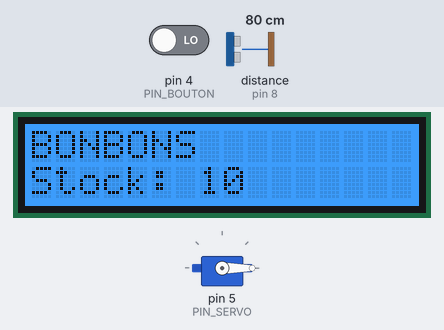
The program below on a simulated Arduino Uno, built with avr-gcc and run on an emulated ATmega328P. Parts: servo, 16×2 character LCD. Wiring (inferred from the names in the program): ultrasonic range finder: trigger pin 7; echo pin 8. Inputs (shaded band) come from the test bench; at power-on: distance to the obstacle (sensor on pin 8) 80 cm, pin 4 (PIN_BOUTON) LOW. The echo pulse lasts 58.3 µs per cm.

Above: at 1.2 s.
1.3 s: distance to the obstacle (sensor on pin 8) set to 2 cm
At 1.9 s:
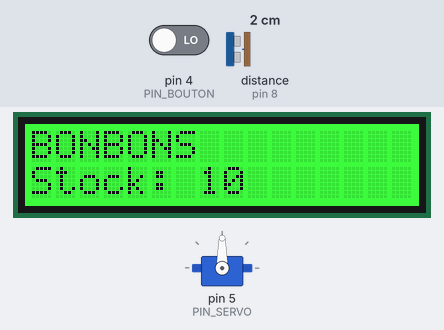
4.2 s: distance to the obstacle (sensor on pin 8) set to 9 cm
At 4.9 s:
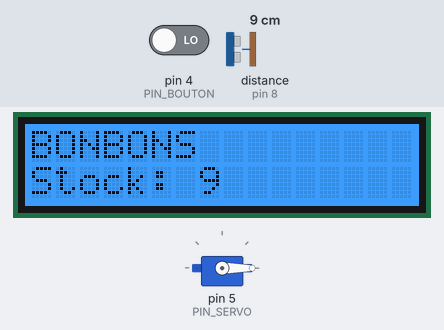
5.7 s: distance to the obstacle (sensor on pin 8) set to 5 cm
At 6.91 s:
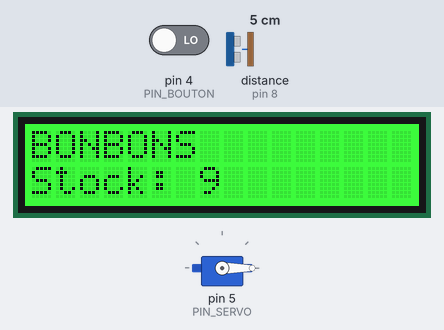
8.2 s: distance to the obstacle (sensor on pin 8) set to 18 cm
At 8.8 s:
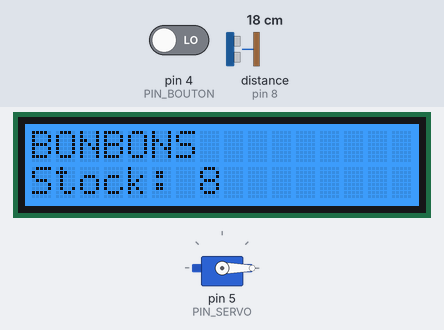
Timing chart, 0 to 10.7 s (numbered marks = the images above; inputs shaded):
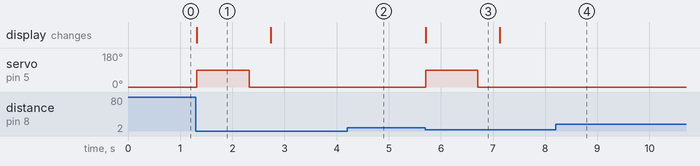

The program:

main.cpp
```cpp
#include <Arduino.h>// c'est pour que l'IDE Arduino reconnaisse le code comme un sketch Arduino
#include <Wire.h>
#include <Servo.h>
#include "rgb_lcd.h"

// Capteur ultrasons HC-SR04
#define PIN_TRIG    7
#define PIN_ECHO    8

// Bouton Grove v1.3
#define PIN_BOUTON  4

// Servomoteur
#define PIN_SERVO   5

#define DISTANCE_SEUIL_CM 5
#define STOCK_INITIAL     10

rgb_lcd lcd; //c'est l'objet qui représente l'écran LCD RGB
Servo pushServo; //c'est l'objet qui représente le servomoteur

int stock = STOCK_INITIAL;

long mesurerDistanceCm() {
  digitalWrite(PIN_TRIG, LOW);
  delayMicroseconds(2);
  digitalWrite(PIN_TRIG, HIGH);
  delayMicroseconds(10);
  digitalWrite(PIN_TRIG, LOW);

  long duree = pulseIn(PIN_ECHO, HIGH, 30000);
  if (duree == 0) return 999;
  return duree * 0.034 / 2;
}

void majEcran() {
  lcd.clear();
  lcd.setCursor(0, 0);
  lcd.print("BONBONS");

  lcd.setCursor(0, 1);
  if (stock > 0) {
    lcd.print("Stock: ");
    lcd.print(stock);
  } else {
    lcd.print("VIDE !");
  }
}

void setup() {
  pinMode(PIN_TRIG, OUTPUT);
  pinMode(PIN_ECHO, INPUT);
  pinMode(PIN_BOUTON, INPUT);

  pushServo.attach(PIN_SERVO);
  pushServo.write(0);

  // Initialisation du LCD (16 colonnes, 2 lignes)
  lcd.begin(16, 2);
  // Couleur du rétroéclairage (Rouge, Vert, Bleu)
  lcd.setRGB(0, 128, 255);

  majEcran();
}

void loop() {
  // Réarmement du stock avec le bouton
  if (digitalRead(PIN_BOUTON) == HIGH) {
    stock = STOCK_INITIAL;
    majEcran();
    delay(300);
  }

  long distance = mesurerDistanceCm();

  if (distance > 0 && distance <= DISTANCE_SEUIL_CM && stock > 0) {
    // Changement de couleur pendant le service (Vert)
    lcd.setRGB(0, 255, 0);

    pushServo.write(90);
    delay(1000);
    pushServo.write(0);
    delay(400);

    stock--;
    majEcran();

    // Retour à la couleur initiale (Bleu)
    lcd.setRGB(0, 128, 255);
    delay(1500);
  }

  delay(60);
}
```

Measured:
- the behaviour switches between 7 and 6 cm on distance to the obstacle (sensor on pin 8) (found by bisection; images 2 and 3)
- after the input at 1.3 s, servo on pin 5 (PIN_SERVO): 0° → 90° at once, → 0° 1.0 s later; the display: changes at once (image 1)
- after the input at 4.2 s, servo on pin 5 (PIN_SERVO): stays 0° (without the input it goes to 90° after 0.10 s)
- after the input at 5.7 s, servo on pin 5 (PIN_SERVO): 0° → 90° at once, → 0° 1.0 s later; the display: changes at once (image 3)
- after the input at 8.2 s, servo on pin 5 (PIN_SERVO): stays 0° (without the input it goes to 90° after 0.48 s)
- what the display in image 1 shows lasts 1.4 s, from 1.3 s to 2.7 s
